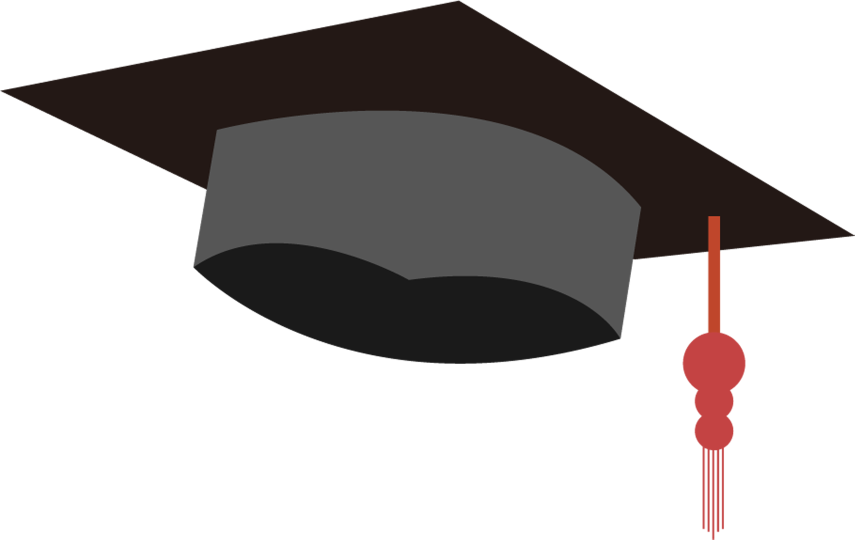
#> input picture stickers/hats/graduation-hat.png, 1709 x 1079 px (shown at 1/2 size)
$ python resize_stickers.py
#> lines starting #> are read from the running program, lines starting #| are printed output that depends on the picture
from PIL import Image

def resize_image(input_path, output_path, scale_factor):
    # Open an image file
#> called with input_path = './stickers/hats/graduation-hat.png', output_path = './new-graduation-hat.png', scale_factor = 1.5
    with Image.open(input_path) as img:
        # Calculate the new size
#> img is the input picture: PIL image 1709x1079 RGBA; mean R, G, B, A 70.4, 49.5, 48, 93.9
        new_width = int(img.width * scale_factor)
#> new_width = 2563
        new_height = int(img.height * 1.0)
#> new_height = 1079

        # Resize the image
        resized_img = img.resize((new_width, new_height), Image.LANCZOS)
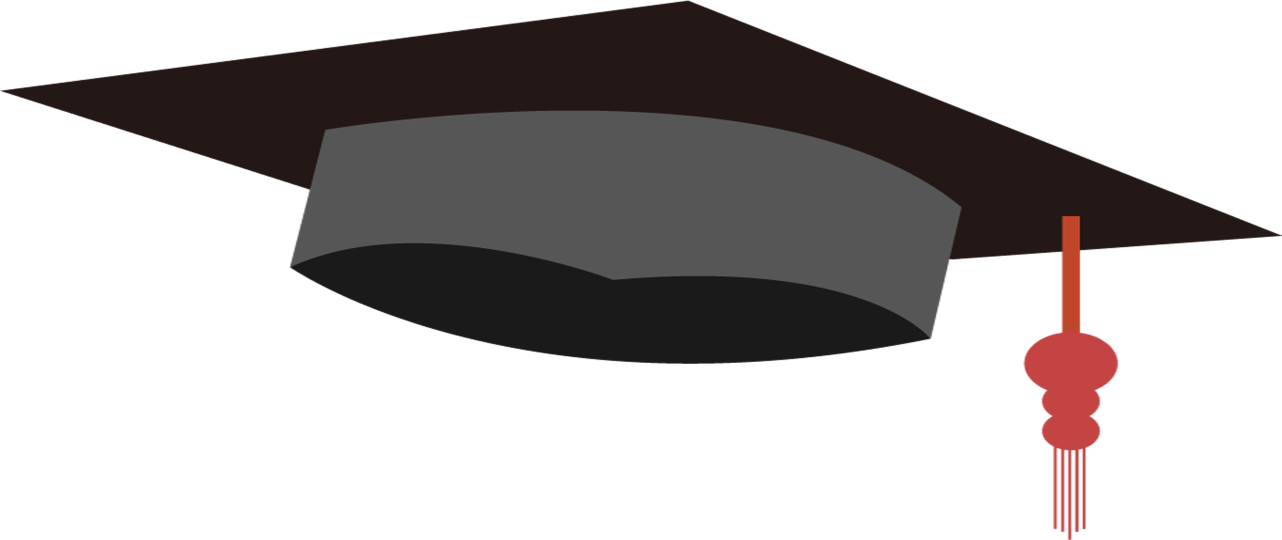
#> resized_img: PIL image 2563x1079 RGBA (shown at 1/2 size); mean R, G, B, A 22.4, 18.3, 17.7, 93.9; transparent parts drawn white

        # Save the resized image
        resized_img.save(output_path, format='PNG')

# Example usage
input_path = './stickers/hats/graduation-hat.png'
output_path = './new-graduation-hat.png'
scale_factor = 1.5

resize_image(input_path, output_path, scale_factor)

$ run again, with stickers/hats/Christmas-hat-old.png copied over stickers/hats/graduation-hat.png
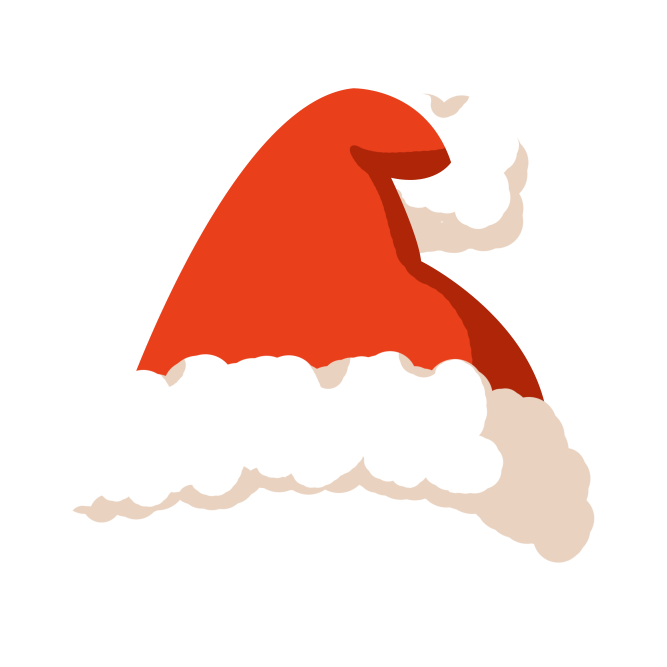
#> input picture stickers/hats/Christmas-hat-old.png, 2000 x 2000 px (shown at 1/3 size)
#> in resize_image, img is the input picture: PIL image 2000x2000 RGBA; mean R, G, B, A 247.8, 218.4, 211.1, 86.7
#> in resize_image, `resized_img = img.resize((new_width, new_height), Image.LANCZOS)`:
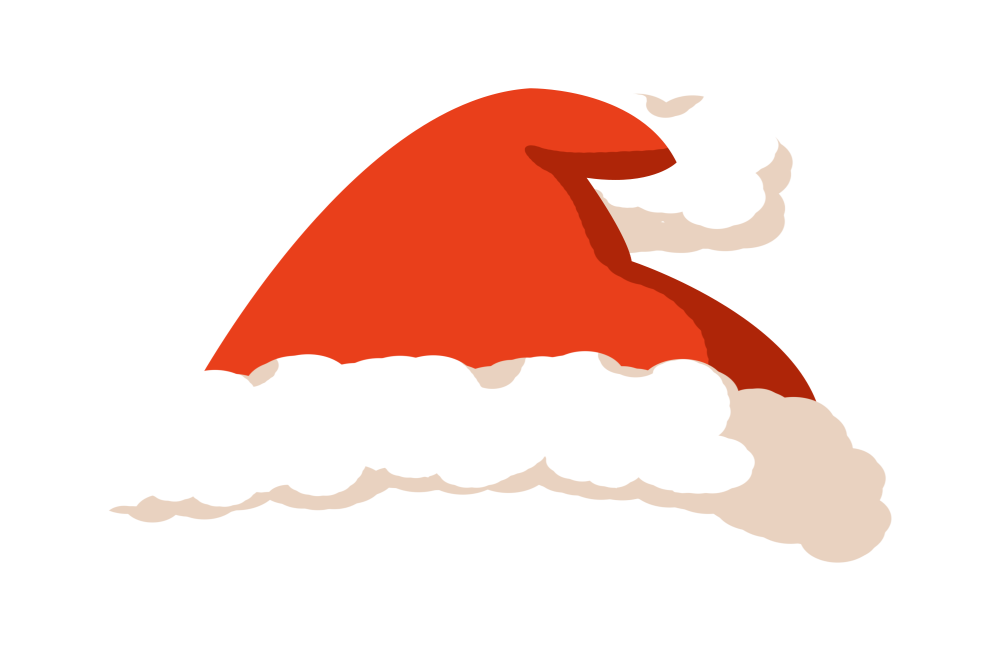
#> resized_img: PIL image 3000x2000 RGBA (shown at 1/3 size); mean R, G, B, A 81.5, 56.4, 50.3, 86.7; transparent parts drawn white

$ run again, with stickers/hats/Christmas.png copied over stickers/hats/graduation-hat.png
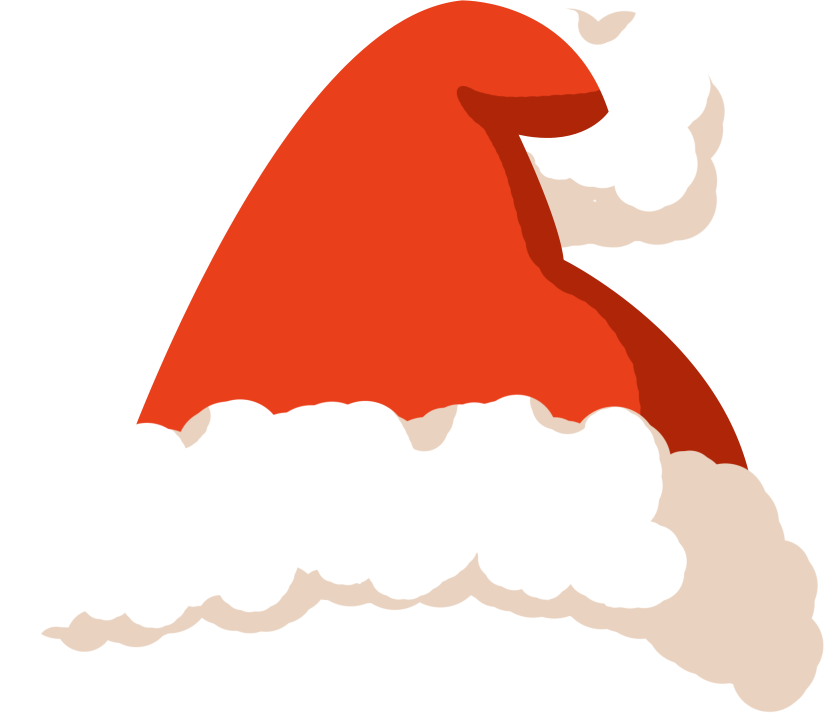
#> input picture stickers/hats/Christmas.png, 1649 x 1426 px (shown at 1/2 size)
#> in resize_image, img is the input picture: PIL image 1649x1426 RGBA; mean R, G, B, A 242.7, 192.7, 180.3, 147.4
#> in resize_image, `resized_img = img.resize((new_width, new_height), Image.LANCZOS)`:
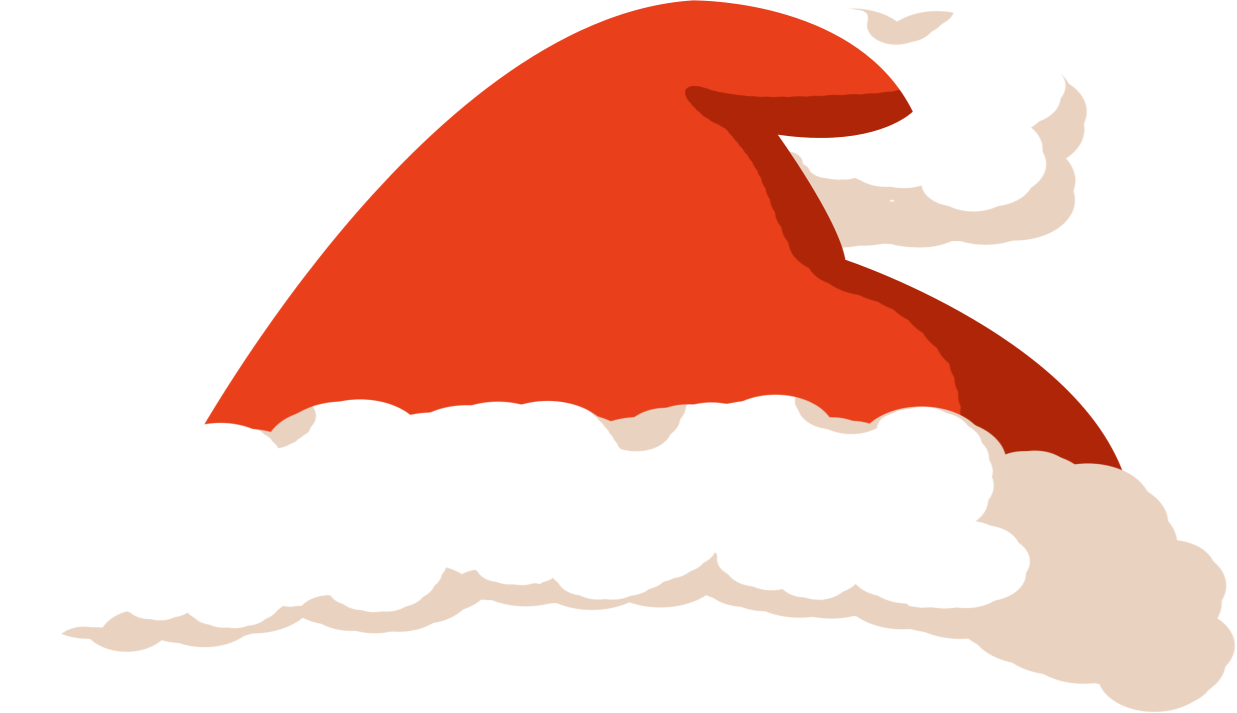
#> resized_img: PIL image 2473x1426 RGBA (shown at 1/2 size); mean R, G, B, A 138.7, 96, 85.6, 147.4; transparent parts drawn white
